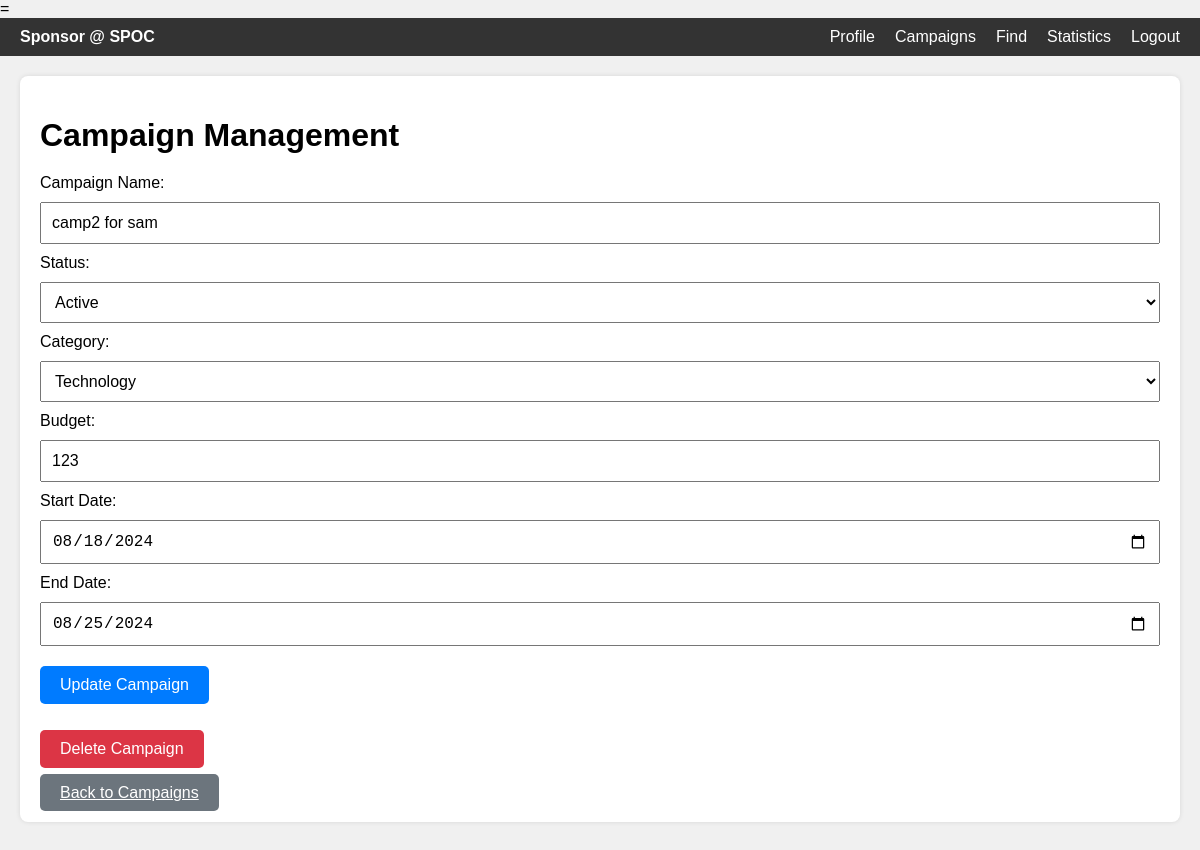
Page /campaign_mgmt/1 on the committed database.
### applications/models.py (models this page shows)
class campaign(db.Model):
    id = db.Column(db.Integer, primary_key=True)
    name = db.Column(db.String(100), nullable=False)
    status = db.Column(db.String(50), nullable=False,default="active")
    category = db.Column(db.String(50), nullable=False)
    budget = db.Column(db.Integer, nullable=False)
    sponsor_id = db.Column(db.Integer, db.ForeignKey('sponsor.id'), nullable=False)
    flagged = db.Column(db.String(10), nullable=False, default="no")
    start_date = db.Column(db.Date, nullable=False)
    end_date = db.Column(db.Date, nullable=True)
    ad_requests = db.relationship('adrequest', backref='campaign', lazy=True)

### applications/routes.py (the view)
@app.route('/campaign_mgmt/<int:campaign_id>')
def campaign_mgmt(campaign_id):
    cmp = campaign.query.get_or_404(campaign_id)
    return render_template('campaign_mgmt.html', campaign=cmp)

### templates/campaign_mgmt.html (shortened to what this page needs)
=<!DOCTYPE html>
<html lang="en">
<head>
</head>
<body>
    <nav>
        <div class="left">Sponsor @ SPOC</div>
        <ul>
            <li><a href="{{ url_for('sp_home') }}">Profile</a></li>
            <li><a href="{{ url_for('campaigns') }}">Campaigns</a></li>
            <li><a href="{{ url_for('sp_find') }}">Find</a></li>
            <li><a href="{{ url_for('sp_statistics') }}">Statistics</a></li>
            <li><a href="{{ url_for('sp_logout') }}">Logout</a></li>
        </ul>
    </nav>
    <div class="content">
        <div class="campaign-details">
            <h1>Campaign Management</h1>
            <form method="post" action="{{ url_for('update_campaign', campaign_id=campaign.id) }}">
                <label for="name">Campaign Name:</label>
                <input type="text" id="name" name="name" value="{{ campaign.name }}" required>
                <label for="status">Status:</label>
                <select id="status" name="status" required>
                    <option value="active" {{ 'selected' if campaign.status == 'active' }}>Active</option>
                </select>
                <label for="category">Category:</label>
                <select id="category" name="category" required>
                    <option value="Technology" {{ 'selected' if campaign.category == 'Technology' }}>Technology</option>
                </select>
                <label for="budget">Budget:</label>
                <input type="number" id="budget" name="budget" value="{{ campaign.budget }}" required min="0">
                <label for="start_date">Start Date:</label>
                <input type="date" id="start_date" name="start_date" value="{{ campaign.start_date.strftime('%Y-%m-%d') if campaign.start_date else '' }}" required>
                <label for="end_date">End Date:</label>
                <input type="date" id="end_date" name="end_date" value="{{ campaign.end_date.strftime('%Y-%m-%d') if campaign.end_date else '' }}">
                <div class="btn-container">
                    <button type="submit" class="btn">Update Campaign</button>
                </div>
            </form>
            <form method="post" action="{{ url_for('delete_campaign', campaign_id=campaign.id) }}" style="margin-top: 10px;">
                <button type="submit" class="btn btn-delete">Delete Campaign</button>
            </form>
            <a href="{{ url_for('campaigns') }}" class="btn btn-back">Back to Campaigns</a>
        </div>
    </div>
</body>
</html>

### templates/campaign_mgmt.html (style rules this page uses)
body { font-family: Arial, sans-serif; margin: 0; padding: 0; background-color: #f0f0f0; }
nav { display: flex; justify-content: space-between; align-items: center; background-color: #333; color: white; padding: 10px 20px; }
nav .left { font-weight: bold; }
nav ul { list-style-type: none; margin: 0; padding: 0; display: flex; }
nav ul li { margin-left: 20px; }
nav ul li a { color: white; text-decoration: none; }
.content { padding: 20px; }
.campaign-details { background-color: white; padding: 20px; border-radius: 8px; box-shadow: 0 0 5px rgba(0, 0, 0, 0.1); margin-bottom: 20px; }
h1 { margin-bottom: 20px; }
input, select { margin: 10px 0; padding: 10px; font-size: 16px; width: 100%; }
.btn { padding: 10px 20px; color: white; background-color: #007bff; border: none; border-radius: 5px; font-size: 16px; cursor: pointer; margin-top: 10px; }
.btn-delete { background-color: #dc3545; }
.btn-back { background-color: #6c757d; }
.btn-container { display: flex; justify-content: space-between; }

### rows in the picture
campaign: name "camp2 for sam", budget "123", start_date "08/18/2024", end_date "08/25/2024"
